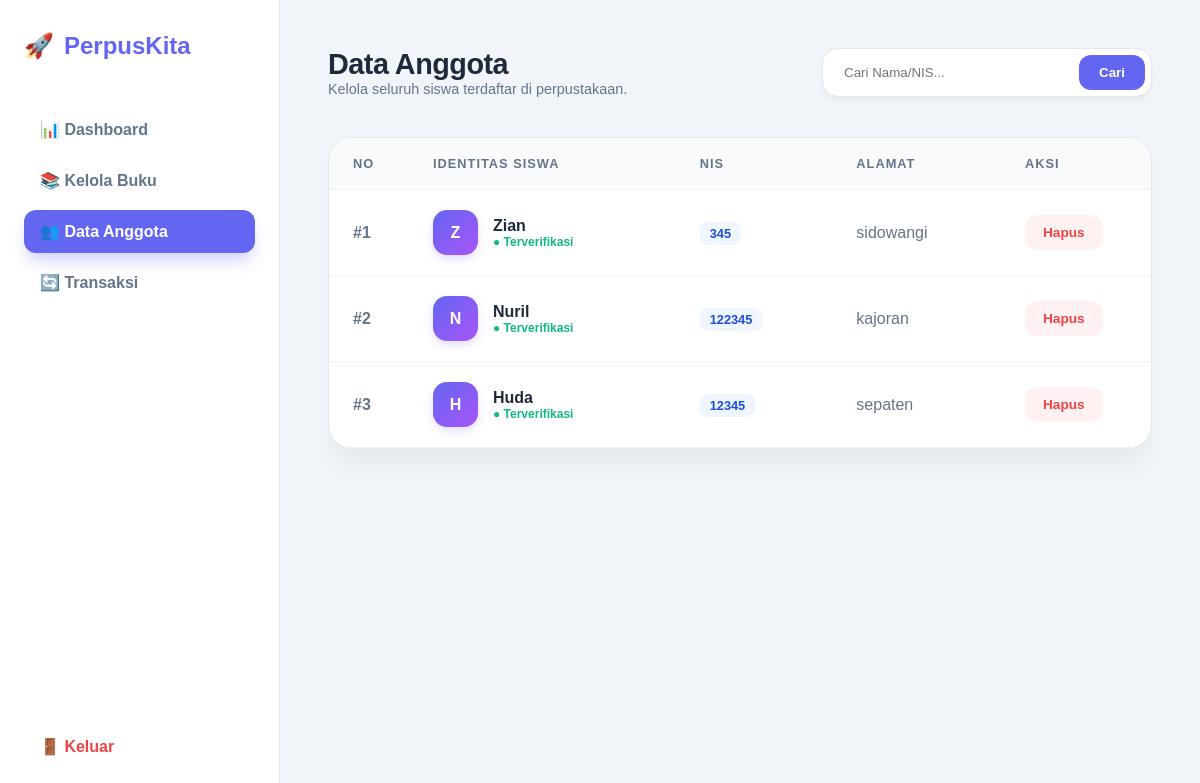
Page /admin/anggota.php (signed in) on the committed database.
### tables this page shows
CREATE TABLE `anggota` (
  `id` int NOT NULL,
  `user_id` int NOT NULL,
  `nama_lengkap` varchar(100) NOT NULL,
  `nis` varchar(20) NOT NULL,
  `alamat` text
);

### admin/anggota.php (the view, shortened to what this page needs)
<?php
include "../koneksi.php";
$keyword = "";
if (isset($_GET['cari'])) {
    $keyword = mysqli_real_escape_string($koneksi, $_GET['keyword']);
    $query_str = "SELECT * FROM anggota WHERE nama_lengkap LIKE '%$keyword%' OR nis LIKE '%$keyword%' ORDER BY id DESC";
} else {
    $query_str = "SELECT * FROM anggota ORDER BY id DESC";
}
$query = mysqli_query($koneksi, $query_str);
?>
<!DOCTYPE html>
<html lang="id">
<head>
    <link href="https://googleapis.com" rel="stylesheet">
</head>
<body>
    <aside>
        <div class="brand"><span>🚀</span> PerpusKita</div>
        <nav>
            <a href="dashboard.php">📊 Dashboard</a>
            <a href="buku.php">📚 Kelola Buku</a>
            <a href="anggota.php" class="active">👥 Data Anggota</a>
            <a href="transaksi.php">🔄 Transaksi</a>
        </nav>
        <a href="../logout.php" style="color: var(--danger); text-decoration: none; font-weight: 700; padding: 12px 16px;">🚪 Keluar</a>
    </aside>
    <main>
        <div class="header">
            <div>
                <h1>Data Anggota</h1>
                <p style="color: var(--text-muted); font-size: 0.9rem;">Kelola seluruh siswa terdaftar di perpustakaan.</p>
            </div>
            <form method="get" class="search-box">
                <input type="text" name="keyword" placeholder="Cari Nama/NIS..." value="<?= htmlspecialchars($keyword) ?>">
                <button type="submit" name="cari" class="btn-cari">Cari</button>
            </form>
        </div>
        <div class="card-table">
            <table>
                <thead>
                    <tr>
                        <th width="80">No</th>
                        <th>Identitas Siswa</th>
                        <th>NIS</th>
                        <th>Alamat</th>
                        <th width="150">Aksi</th>
                    </tr>
                </thead>
                <tbody>
                    <?php
                    $no = 1;
                    if(mysqli_num_rows($query) > 0) :
                        while($row = mysqli_fetch_assoc($query)) :
                            $initial = strtoupper(substr($row['nama_lengkap'], 0, 1));
                    ?>
                    <tr>
                        <td style="color: var(--text-muted); font-weight: 600;">#<?= $no++; ?></td>
                        <td>
                            <div class="user-info">
                                <div class="avatar"><?= $initial ?></div>
                                <div>
                                    <div style="font-weight: 700;"><?= ucwords(strtolower($row['nama_lengkap'])); ?></div>
                                    <div style="font-size: 0.75rem; color: #10b981; font-weight: 600;">● Terverifikasi</div>
                                </div>
                            </div>
                        </td>
                        <td><span class="nis-tag"><?= $row['nis']; ?></span></td>
                        <td style="color: var(--text-muted);"><?= $row['alamat']; ?></td>
                        <td>
                            <a href="anggota.php?hapus=<?= $row['id']; ?>"
                               class="btn-action-delete"
                               onclick="return confirm('Apakah Anda yakin ingin menghapus anggota ini? Tindakan ini tidak bisa dibatalkan.')">
                               Hapus
                            </a>
                        </td>
                    </tr>
                    <?php endwhile; else: ?>
                    <tr>
                        <td colspan="5" class="empty">Data tidak ditemukan.</td>
                    </tr>
                    <?php endif; ?>
                </tbody>
            </table>
        </div>
    </main>
</body>
</html>

### admin/anggota.php (style rules this page uses)
:root { --primary: #6366f1; --primary-hover: #4f46e5; --bg-body: #f1f5f9; --white: #ffffff; --text-main: #1e293b; --text-muted: #64748b; --danger: #ef4444; --glass: rgba(255, 255, 255, 0.7); }
* { margin: 0; padding: 0; box-sizing: border-box; }
body { font-family: 'Plus Jakarta Sans', sans-serif; background-color: var(--bg-body); color: var(--text-main); display: flex; min-height: 100vh; }
aside { width: 280px; background: var(--white); padding: 2rem 1.5rem; display: flex; flex-direction: column; border-right: 1px solid #e2e8f0; position: fixed; height: 100vh; }
.brand { font-size: 1.5rem; font-weight: 800; color: var(--primary); margin-bottom: 3rem; display: flex; align-items: center; gap: 10px; }
nav { flex: 1; }
nav a { display: flex; align-items: center; padding: 12px 16px; color: var(--text-muted); text-decoration: none; border-radius: 12px; margin-bottom: 8px; font-weight: 600; transition: all 0.3s ease; }
nav a:hover, nav a.active { background: var(--primary); color: white; box-shadow: 0 10px 15px -3px rgba(99, 102, 241, 0.3); }
main { flex: 1; margin-left: 280px; padding: 3rem; }
.header { display: flex; justify-content: space-between; align-items: center; margin-bottom: 2.5rem; }
h1 { font-size: 1.8rem; font-weight: 800; letter-spacing: -0.5px; }
.search-box { display: flex; background: var(--white); padding: 6px; border-radius: 16px; border: 1px solid #e2e8f0; box-shadow: 0 4px 6px -1px rgba(0,0,0,0.05); }
.search-box input { border: none; padding: 10px 15px; outline: none; width: 250px; font-family: inherit; }
.btn-cari { background: var(--primary); color: white; border: none; padding: 10px 20px; border-radius: 12px; font-weight: 700; cursor: pointer; transition: 0.3s; }
.card-table { background: var(--white); border-radius: 24px; overflow: hidden; border: 1px solid #e2e8f0; box-shadow: 0 20px 25px -5px rgba(0,0,0,0.05); }
table { width: 100%; border-collapse: collapse; }
th { background: #f8fafc; padding: 18px 24px; text-align: left; font-size: 0.8rem; text-transform: uppercase; letter-spacing: 1px; color: var(--text-muted); border-bottom: 1px solid #f1f5f9; }
td { padding: 20px 24px; border-bottom: 1px solid #f1f5f9; vertical-align: middle; }
.user-info { display: flex; align-items: center; gap: 15px; }
.avatar { width: 45px; height: 45px; background: linear-gradient(135deg, #6366f1 0%, #a855f7 100%); color: white; border-radius: 14px; display: flex; align-items: center; justify-content: center; font-weight: 800; box-shadow: 0 4px 10px rgba(99, 102, 241, 0.2); }
.nis-tag { background: #eff6ff; color: #1d4ed8; padding: 4px 10px; border-radius: 8px; font-size: 0.8rem; font-weight: 700; }
.btn-action-delete { background: #fff1f2; color: var(--danger); padding: 10px 18px; border-radius: 12px; text-decoration: none; font-weight: 700; font-size: 0.85rem; transition: 0.3s; display: inline-block; }

### rows in the picture
anggota: nama_lengkap "Z", nama_lengkap "Zian", nis "345", alamat "sidowangi"
anggota: nama_lengkap "N", nama_lengkap "Nuril", nis "122345", alamat "kajoran"
anggota: nama_lengkap "H", nama_lengkap "Huda", nis "12345", alamat "sepaten"
